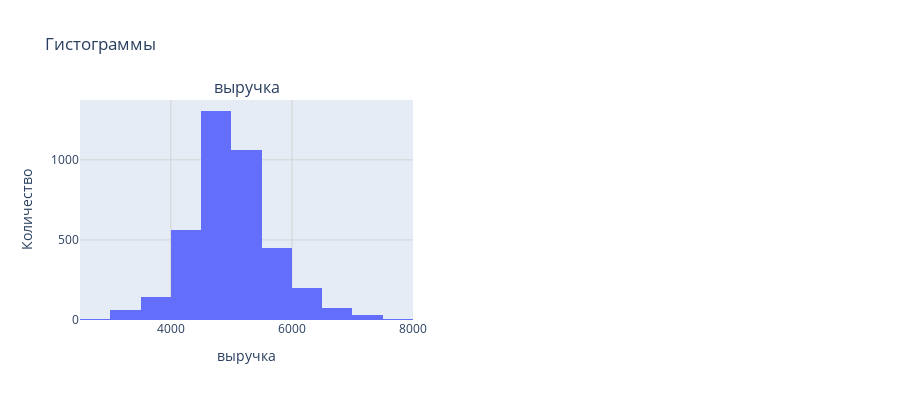

Notebook code for this chart:
### Code cell
plot_histograms(market_money, num_col)

### Figure 1 — Plotly figure (JSON) as saved in the notebook; plotly's stock layout.template omitted (floating-point values rounded to 4 significant figures; data arrays with more than 128 entries replaced by an {"elided": "..."} marker saying what was removed)
{"data": [{"nbinsx": 20, "type": "histogram", "x": {"elided": "3890 float values"}, "xaxis": "x", "yaxis": "y"}], "layout": {"annotations": [{"font": {"size": 16}, "showarrow": false, "text": "выручка", "x": 0.225, "xanchor": "center", "xref": "paper", "y": 1, "yanchor": "bottom", "yref": "paper"}], "height": 400, "showlegend": false, "title": {"text": "Гистограммы"}, "width": 900, "xaxis": {"anchor": "y", "domain": [0, 0.45], "gridcolor": "LightGray", "gridwidth": 1, "showgrid": true, "title": {"text": "выручка"}}, "xaxis2": {"anchor": "y2", "domain": [0.55, 1]}, "yaxis": {"anchor": "x", "domain": [0, 1], "gridcolor": "LightGray", "gridwidth": 1, "showgrid": true, "title": {"text": "Количество"}}, "yaxis2": {"anchor": "x2", "domain": [0, 1]}}}
